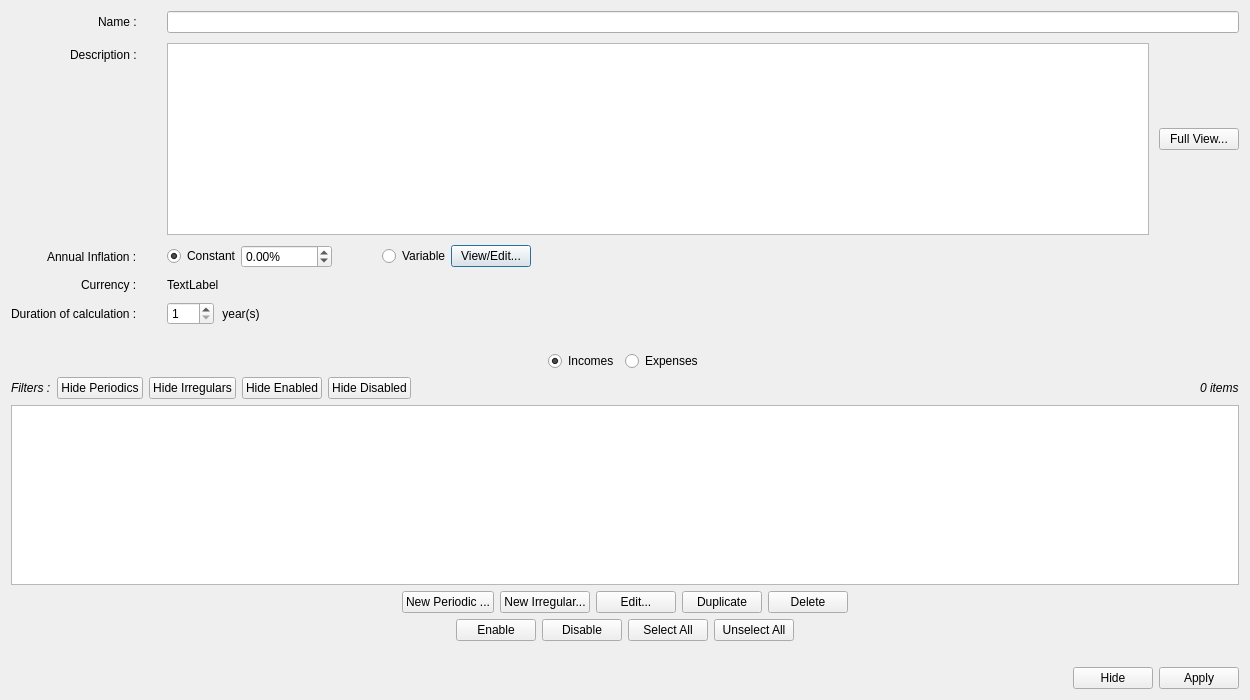
<?xml version="1.0" encoding="UTF-8"?>
<ui version="4.0">
 <class>EditScenarioDialog</class>
 <widget class="QDialog" name="EditScenarioDialog">
  <property name="geometry">
   <rect>
    <x>0</x>
    <y>0</y>
    <width>1250</width>
    <height>700</height>
   </rect>
  </property>
  <property name="sizePolicy">
   <sizepolicy hsizetype="Preferred" vsizetype="Preferred">
    <horstretch>0</horstretch>
    <verstretch>0</verstretch>
   </sizepolicy>
  </property>
  <property name="windowTitle">
   <string>Dialog</string>
  </property>
  <layout class="QVBoxLayout" name="verticalLayout_2" stretch="0,0,0,0,0,1,0,0,0,0">
   <item>
    <layout class="QFormLayout" name="formLayout_3">
     <property name="labelAlignment">
      <set>Qt::AlignmentFlag::AlignRight|Qt::AlignmentFlag::AlignTrailing|Qt::AlignmentFlag::AlignVCenter</set>
     </property>
     <property name="horizontalSpacing">
      <number>30</number>
     </property>
     <property name="verticalSpacing">
      <number>10</number>
     </property>
     <item row="0" column="0">
      <widget class="QLabel" name="label">
       <property name="font">
        <font>
         <bold>false</bold>
        </font>
       </property>
       <property name="text">
        <string>Name :</string>
       </property>
      </widget>
     </item>
     <item row="0" column="1">
      <widget class="QLineEdit" name="scenarioNameLineEdit">
       <property name="toolTip">
        <string>&lt;html&gt;&lt;head/&gt;&lt;body&gt;&lt;p&gt;Name of the Scenario. Limited to 100 characters.&lt;/p&gt;&lt;/body&gt;&lt;/html&gt;</string>
       </property>
       <property name="maxLength">
        <number>100</number>
       </property>
      </widget>
     </item>
     <item row="1" column="0">
      <widget class="QLabel" name="label_2">
       <property name="font">
        <font>
         <bold>false</bold>
        </font>
       </property>
       <property name="text">
        <string>Description :</string>
       </property>
      </widget>
     </item>
     <item row="2" column="0">
      <widget class="QLabel" name="label_5">
       <property name="font">
        <font>
         <bold>false</bold>
        </font>
       </property>
       <property name="text">
        <string>Annual Inflation :</string>
       </property>
      </widget>
     </item>
     <item row="2" column="1">
      <layout class="QHBoxLayout" name="horizontalLayout_8">
       <item>
        <widget class="QRadioButton" name="inflationConstantRadioButton">
         <property name="toolTip">
          <string>&lt;html&gt;&lt;head/&gt;&lt;body&gt;&lt;p&gt;Define a constant annual inflation, available to be optionally used by any Financial Stream Definition of this scenario.&lt;/p&gt;&lt;/body&gt;&lt;/html&gt;</string>
         </property>
         <property name="text">
          <string>Constant</string>
         </property>
         <property name="checked">
          <bool>true</bool>
         </property>
         <attribute name="buttonGroup">
          <string notr="true">buttonGroup_3</string>
         </attribute>
        </widget>
       </item>
       <item>
        <widget class="QDoubleSpinBox" name="inflationConstantDoubleSpinBox">
         <property name="toolTip">
          <string>&lt;html&gt;&lt;head/&gt;&lt;body&gt;&lt;p&gt;&lt;span style=&quot; font-weight:700;&quot;&gt;Annual&lt;/span&gt; constant inflation rate, in percentage. In practice, however, it is the &lt;span style=&quot; text-decoration: underline;&quot;&gt;equivalent monthly inflation&lt;/span&gt; that is applied, on the 1st of each month.&lt;/p&gt;&lt;/body&gt;&lt;/html&gt;</string>
         </property>
         <property name="showGroupSeparator" stdset="0">
          <bool>true</bool>
         </property>
         <property name="suffix">
          <string>%</string>
         </property>
         <property name="minimum">
          <double>-100.000000000000000</double>
         </property>
         <property name="maximum">
          <double>10000.000000000000000</double>
         </property>
        </widget>
       </item>
       <item>
        <spacer name="horizontalSpacer_9">
         <property name="orientation">
          <enum>Qt::Orientation::Horizontal</enum>
         </property>
         <property name="sizeType">
          <enum>QSizePolicy::Policy::Fixed</enum>
         </property>
         <property name="sizeHint" stdset="0">
          <size>
           <width>50</width>
           <height>20</height>
          </size>
         </property>
        </spacer>
       </item>
       <item>
        <widget class="QRadioButton" name="inflationVariableRadioButton">
         <property name="toolTip">
          <string>&lt;html&gt;&lt;head/&gt;&lt;body&gt;&lt;p&gt;Defines a variable inflation, available to be optionally used by any Financial Stream Definition of this scenario.&lt;/p&gt;&lt;/body&gt;&lt;/html&gt;</string>
         </property>
         <property name="text">
          <string>Variable</string>
         </property>
         <attribute name="buttonGroup">
          <string notr="true">buttonGroup_3</string>
         </attribute>
        </widget>
       </item>
       <item>
        <widget class="QPushButton" name="editGrowthPushButton">
         <property name="sizePolicy">
          <sizepolicy hsizetype="Fixed" vsizetype="Fixed">
           <horstretch>0</horstretch>
           <verstretch>0</verstretch>
          </sizepolicy>
         </property>
         <property name="toolTip">
          <string>&lt;html&gt;&lt;head/&gt;&lt;body&gt;&lt;p&gt;Edit or View the variable inflation growth pattern defined for this scenario.&lt;/p&gt;&lt;/body&gt;&lt;/html&gt;</string>
         </property>
         <property name="text">
          <string>View/Edit...</string>
         </property>
        </widget>
       </item>
       <item>
        <spacer name="horizontalSpacer_8">
         <property name="orientation">
          <enum>Qt::Orientation::Horizontal</enum>
         </property>
         <property name="sizeHint" stdset="0">
          <size>
           <width>40</width>
           <height>20</height>
          </size>
         </property>
        </spacer>
       </item>
      </layout>
     </item>
     <item row="3" column="0">
      <widget class="QLabel" name="label_6">
       <property name="font">
        <font>
         <bold>false</bold>
        </font>
       </property>
       <property name="text">
        <string>Currency :</string>
       </property>
      </widget>
     </item>
     <item row="3" column="1">
      <widget class="QLabel" name="currencyInfoLabel">
       <property name="sizePolicy">
        <sizepolicy hsizetype="Preferred" vsizetype="Fixed">
         <horstretch>0</horstretch>
         <verstretch>0</verstretch>
        </sizepolicy>
       </property>
       <property name="text">
        <string>TextLabel</string>
       </property>
      </widget>
     </item>
     <item row="1" column="1">
      <layout class="QHBoxLayout" name="horizontalLayout">
       <item>
        <widget class="QTextEdit" name="DescPlainTextEdit">
         <property name="font">
          <font>
           <italic>true</italic>
          </font>
         </property>
         <property name="toolTip">
          <string>&lt;html&gt;&lt;head/&gt;&lt;body&gt;&lt;p&gt;Descritive text for the Scenario. Limited to 4000 characters.&lt;/p&gt;&lt;/body&gt;&lt;/html&gt;</string>
         </property>
        </widget>
       </item>
       <item>
        <spacer name="horizontalSpacer_4">
         <property name="orientation">
          <enum>Qt::Orientation::Horizontal</enum>
         </property>
         <property name="sizeType">
          <enum>QSizePolicy::Policy::Fixed</enum>
         </property>
         <property name="sizeHint" stdset="0">
          <size>
           <width>10</width>
           <height>20</height>
          </size>
         </property>
        </spacer>
       </item>
       <item>
        <widget class="QPushButton" name="fullViewPushButton">
         <property name="text">
          <string>Full View...</string>
         </property>
        </widget>
       </item>
      </layout>
     </item>
     <item row="4" column="0">
      <widget class="QLabel" name="label_3">
       <property name="text">
        <string>Duration of calculation :</string>
       </property>
      </widget>
     </item>
     <item row="4" column="1">
      <layout class="QHBoxLayout" name="horizontalLayout_9">
       <item>
        <widget class="QSpinBox" name="maxDurationSpinBox">
         <property name="toolTip">
          <string>&lt;html&gt;&lt;head/&gt;&lt;body&gt;&lt;p&gt;All incomes/expenses are allowed to generate financial events up to a &lt;span style=&quot; font-weight:700;&quot;&gt;maximum date&lt;/span&gt; defined as (today + &amp;quot;no_years&amp;quot;), where &amp;quot;no_years&amp;quot; is this value.  This limit helps to conserve memory and speed up the calculation. Default value is appropriate for most uses.&lt;/p&gt;&lt;/body&gt;&lt;/html&gt;</string>
         </property>
         <property name="minimum">
          <number>1</number>
         </property>
         <property name="maximum">
          <number>200</number>
         </property>
        </widget>
       </item>
       <item>
        <spacer name="horizontalSpacer_13">
         <property name="orientation">
          <enum>Qt::Orientation::Horizontal</enum>
         </property>
         <property name="sizeType">
          <enum>QSizePolicy::Policy::Fixed</enum>
         </property>
         <property name="sizeHint" stdset="0">
          <size>
           <width>5</width>
           <height>20</height>
          </size>
         </property>
        </spacer>
       </item>
       <item>
        <widget class="QLabel" name="label_4">
         <property name="text">
          <string> year(s)</string>
         </property>
        </widget>
       </item>
       <item>
        <spacer name="horizontalSpacer_11">
         <property name="orientation">
          <enum>Qt::Orientation::Horizontal</enum>
         </property>
         <property name="sizeHint" stdset="0">
          <size>
           <width>40</width>
           <height>20</height>
          </size>
         </property>
        </spacer>
       </item>
      </layout>
     </item>
    </layout>
   </item>
   <item>
    <spacer name="verticalSpacer_2">
     <property name="orientation">
      <enum>Qt::Orientation::Vertical</enum>
     </property>
     <property name="sizeType">
      <enum>QSizePolicy::Policy::Fixed</enum>
     </property>
     <property name="sizeHint" stdset="0">
      <size>
       <width>20</width>
       <height>20</height>
      </size>
     </property>
    </spacer>
   </item>
   <item>
    <layout class="QHBoxLayout" name="horizontalLayout_3"/>
   </item>
   <item>
    <layout class="QHBoxLayout" name="horizontalLayout_5">
     <item>
      <spacer name="horizontalSpacer">
       <property name="orientation">
        <enum>Qt::Orientation::Horizontal</enum>
       </property>
       <property name="sizeHint" stdset="0">
        <size>
         <width>40</width>
         <height>20</height>
        </size>
       </property>
      </spacer>
     </item>
     <item>
      <widget class="QRadioButton" name="incomesRadioButton">
       <property name="toolTip">
        <string>&lt;html&gt;&lt;head/&gt;&lt;body&gt;&lt;p&gt;Show only the incomes.&lt;/p&gt;&lt;/body&gt;&lt;/html&gt;</string>
       </property>
       <property name="text">
        <string>Incomes</string>
       </property>
       <property name="checked">
        <bool>true</bool>
       </property>
       <attribute name="buttonGroup">
        <string notr="true">buttonGroup</string>
       </attribute>
      </widget>
     </item>
     <item>
      <widget class="QRadioButton" name="expensesRadioButton">
       <property name="toolTip">
        <string>&lt;html&gt;&lt;head/&gt;&lt;body&gt;&lt;p&gt;Show only the expenses.&lt;/p&gt;&lt;/body&gt;&lt;/html&gt;</string>
       </property>
       <property name="text">
        <string>Expenses</string>
       </property>
       <attribute name="buttonGroup">
        <string notr="true">buttonGroup</string>
       </attribute>
      </widget>
     </item>
     <item>
      <spacer name="horizontalSpacer_3">
       <property name="orientation">
        <enum>Qt::Orientation::Horizontal</enum>
       </property>
       <property name="sizeHint" stdset="0">
        <size>
         <width>40</width>
         <height>20</height>
        </size>
       </property>
      </spacer>
     </item>
    </layout>
   </item>
   <item>
    <layout class="QHBoxLayout" name="horizontalLayout_10">
     <item>
      <widget class="QLabel" name="filterLabel">
       <property name="font">
        <font>
         <italic>true</italic>
        </font>
       </property>
       <property name="text">
        <string>Filters :</string>
       </property>
      </widget>
     </item>
     <item>
      <widget class="QPushButton" name="periodicFilterPushButton">
       <property name="text">
        <string>Hide Periodics</string>
       </property>
       <property name="checkable">
        <bool>true</bool>
       </property>
       <property name="flat">
        <bool>false</bool>
       </property>
      </widget>
     </item>
     <item>
      <widget class="QPushButton" name="irregularFilterPushButton">
       <property name="text">
        <string>Hide Irregulars</string>
       </property>
       <property name="checkable">
        <bool>true</bool>
       </property>
       <property name="flat">
        <bool>false</bool>
       </property>
      </widget>
     </item>
     <item>
      <widget class="QPushButton" name="activeFilterPushButton">
       <property name="text">
        <string>Hide Enabled</string>
       </property>
       <property name="checkable">
        <bool>true</bool>
       </property>
      </widget>
     </item>
     <item>
      <widget class="QPushButton" name="inactiveFilterPushButton">
       <property name="text">
        <string>Hide Disabled</string>
       </property>
       <property name="checkable">
        <bool>true</bool>
       </property>
      </widget>
     </item>
     <item>
      <spacer name="horizontalSpacer_12">
       <property name="orientation">
        <enum>Qt::Orientation::Horizontal</enum>
       </property>
       <property name="sizeHint" stdset="0">
        <size>
         <width>40</width>
         <height>20</height>
        </size>
       </property>
      </spacer>
     </item>
     <item>
      <widget class="QLabel" name="noItemsLabel">
       <property name="font">
        <font>
         <italic>true</italic>
        </font>
       </property>
       <property name="text">
        <string>0 items</string>
       </property>
      </widget>
     </item>
    </layout>
   </item>
   <item>
    <layout class="QHBoxLayout" name="horizontalLayout_7">
     <item>
      <widget class="QTableView" name="itemsTableView">
       <property name="alternatingRowColors">
        <bool>true</bool>
       </property>
       <property name="selectionMode">
        <enum>QAbstractItemView::SelectionMode::ExtendedSelection</enum>
       </property>
       <property name="selectionBehavior">
        <enum>QAbstractItemView::SelectionBehavior::SelectRows</enum>
       </property>
       <attribute name="horizontalHeaderStretchLastSection">
        <bool>true</bool>
       </attribute>
      </widget>
     </item>
    </layout>
   </item>
   <item>
    <layout class="QHBoxLayout" name="horizontalLayout_6">
     <item>
      <spacer name="horizontalSpacer_5">
       <property name="orientation">
        <enum>Qt::Orientation::Horizontal</enum>
       </property>
       <property name="sizeHint" stdset="0">
        <size>
         <width>40</width>
         <height>20</height>
        </size>
       </property>
      </spacer>
     </item>
     <item>
      <widget class="QPushButton" name="addPeriodicPushButton">
       <property name="toolTip">
        <string>&lt;html&gt;&lt;head/&gt;&lt;body&gt;&lt;p&gt;Create a new &lt;span style=&quot; font-weight:700;&quot;&gt;Periodic&lt;/span&gt; Financial Stream Definition, which is an income or expense that &lt;span style=&quot; font-weight:700;&quot;&gt;repeats itself through time&lt;/span&gt; on a periodic basis. This will be an &lt;span style=&quot; text-decoration: underline;&quot;&gt;income&lt;/span&gt; if the &lt;span style=&quot; font-style:italic;&quot;&gt;Incomes&lt;/span&gt; radio button above is selected, an &lt;span style=&quot; text-decoration: underline;&quot;&gt;expense&lt;/span&gt; otherwise.&lt;/p&gt;&lt;/body&gt;&lt;/html&gt;</string>
       </property>
       <property name="text">
        <string>New Periodic ...</string>
       </property>
      </widget>
     </item>
     <item>
      <widget class="QPushButton" name="addIrregularPushButton">
       <property name="toolTip">
        <string>&lt;html&gt;&lt;head/&gt;&lt;body&gt;&lt;p&gt;Create a new &lt;span style=&quot; font-weight:700;&quot;&gt;Irregular&lt;/span&gt; Financial Stream Definition, which defines a set of incomes/expenses that &lt;span style=&quot; font-weight:700;&quot;&gt;occur only at very specific dates, &lt;/span&gt;as defined by the user. They will all be &lt;span style=&quot; text-decoration: underline;&quot;&gt;incomes&lt;/span&gt; if the &lt;span style=&quot; font-style:italic;&quot;&gt;Incomes&lt;/span&gt; radio button above is selected, &lt;span style=&quot; text-decoration: underline;&quot;&gt;expenses&lt;/span&gt; otherwise.&lt;/p&gt;&lt;/body&gt;&lt;/html&gt;</string>
       </property>
       <property name="text">
        <string>New Irregular...</string>
       </property>
      </widget>
     </item>
     <item>
      <widget class="QPushButton" name="editPushButton">
       <property name="toolTip">
        <string>&lt;html&gt;&lt;head/&gt;&lt;body&gt;&lt;p&gt;Modify the selected Financial Stream Definition.&lt;/p&gt;&lt;/body&gt;&lt;/html&gt;</string>
       </property>
       <property name="text">
        <string>Edit...</string>
       </property>
      </widget>
     </item>
     <item>
      <widget class="QPushButton" name="duplicatePushButton">
       <property name="toolTip">
        <string>&lt;html&gt;&lt;head/&gt;&lt;body&gt;&lt;p&gt;Duplicate each of the selected Financial Stream Definitions. Name of each copy sees the prefix &amp;quot;Copy of&amp;quot; added to the name.&lt;/p&gt;&lt;/body&gt;&lt;/html&gt;</string>
       </property>
       <property name="text">
        <string>Duplicate</string>
       </property>
      </widget>
     </item>
     <item>
      <widget class="QPushButton" name="deletePushButton">
       <property name="toolTip">
        <string>&lt;html&gt;&lt;head/&gt;&lt;body&gt;&lt;p&gt;Delete the selected Financial Stream Definitions.&lt;/p&gt;&lt;/body&gt;&lt;/html&gt;</string>
       </property>
       <property name="text">
        <string>Delete</string>
       </property>
      </widget>
     </item>
     <item>
      <spacer name="horizontalSpacer_6">
       <property name="orientation">
        <enum>Qt::Orientation::Horizontal</enum>
       </property>
       <property name="sizeHint" stdset="0">
        <size>
         <width>40</width>
         <height>20</height>
        </size>
       </property>
      </spacer>
     </item>
    </layout>
   </item>
   <item>
    <layout class="QHBoxLayout" name="horizontalLayout_2">
     <item>
      <spacer name="horizontalSpacer_7">
       <property name="orientation">
        <enum>Qt::Orientation::Horizontal</enum>
       </property>
       <property name="sizeHint" stdset="0">
        <size>
         <width>40</width>
         <height>20</height>
        </size>
       </property>
      </spacer>
     </item>
     <item>
      <widget class="QPushButton" name="enablePushButton">
       <property name="toolTip">
        <string>&lt;html&gt;&lt;head/&gt;&lt;body&gt;&lt;p&gt;The selected Financial Stream Definitions are activated, meaning they &lt;span style=&quot; font-weight:700;&quot;&gt;will&lt;/span&gt; all be taken into account in the generation of the financial events for this Scenario.&lt;/p&gt;&lt;/body&gt;&lt;/html&gt;</string>
       </property>
       <property name="text">
        <string>Enable</string>
       </property>
      </widget>
     </item>
     <item>
      <widget class="QPushButton" name="disablePushButton">
       <property name="toolTip">
        <string>&lt;html&gt;&lt;head/&gt;&lt;body&gt;&lt;p&gt;The selected Financial Stream Definitins are de-activated, meaning they will&lt;span style=&quot; font-weight:700;&quot;&gt; NOT &lt;/span&gt;be taken into account in the generation of the financial events for this Scenario.&lt;/p&gt;&lt;/body&gt;&lt;/html&gt;</string>
       </property>
       <property name="text">
        <string>Disable</string>
       </property>
      </widget>
     </item>
     <item>
      <widget class="QPushButton" name="selectAllPushButton">
       <property name="text">
        <string>Select All</string>
       </property>
      </widget>
     </item>
     <item>
      <widget class="QPushButton" name="unselectAllPushButton">
       <property name="text">
        <string>Unselect All</string>
       </property>
      </widget>
     </item>
     <item>
      <spacer name="horizontalSpacer_10">
       <property name="orientation">
        <enum>Qt::Orientation::Horizontal</enum>
       </property>
       <property name="sizeHint" stdset="0">
        <size>
         <width>40</width>
         <height>20</height>
        </size>
       </property>
      </spacer>
     </item>
    </layout>
   </item>
   <item>
    <spacer name="verticalSpacer_4">
     <property name="orientation">
      <enum>Qt::Orientation::Vertical</enum>
     </property>
     <property name="sizeType">
      <enum>QSizePolicy::Policy::Fixed</enum>
     </property>
     <property name="sizeHint" stdset="0">
      <size>
       <width>20</width>
       <height>20</height>
      </size>
     </property>
    </spacer>
   </item>
   <item>
    <layout class="QHBoxLayout" name="horizontalLayout_4">
     <item>
      <spacer name="horizontalSpacer_2">
       <property name="orientation">
        <enum>Qt::Orientation::Horizontal</enum>
       </property>
       <property name="sizeHint" stdset="0">
        <size>
         <width>40</width>
         <height>20</height>
        </size>
       </property>
      </spacer>
     </item>
     <item>
      <widget class="QPushButton" name="cancelPushButton">
       <property name="text">
        <string>Hide</string>
       </property>
      </widget>
     </item>
     <item>
      <widget class="QPushButton" name="applyPushButton">
       <property name="sizePolicy">
        <sizepolicy hsizetype="Fixed" vsizetype="Fixed">
         <horstretch>0</horstretch>
         <verstretch>0</verstretch>
        </sizepolicy>
       </property>
       <property name="toolTip">
        <string>&lt;html&gt;&lt;head/&gt;&lt;body&gt;&lt;p&gt;Apply all the modifications to the current Scenario and update all the curves, charts and related information. The modifications are NOT saved to disk.&lt;/p&gt;&lt;/body&gt;&lt;/html&gt;</string>
       </property>
       <property name="text">
        <string>Apply</string>
       </property>
      </widget>
     </item>
    </layout>
   </item>
  </layout>
 </widget>
 <resources/>
 <connections/>
 <buttongroups>
  <buttongroup name="buttonGroup_3"/>
  <buttongroup name="buttonGroup"/>
 </buttongroups>
</ui>
